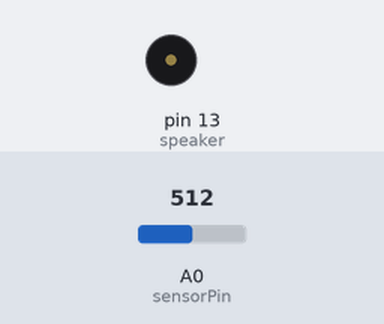
Recording of a sketch running on a simulated Arduino Uno, built with avr-gcc and run on an emulated ATmega328P. On the bench: buzzer (waves = sounding). The test bench sets the inputs (shaded band); at power-on: A0 (sensorPin) = 512.

Above: at 0.64 s.
At 3.5 s:
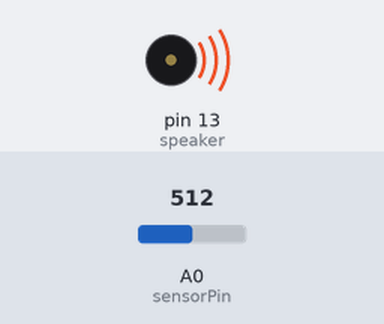
Timing chart, 0 to 5.7 s (numbered marks = the images above):
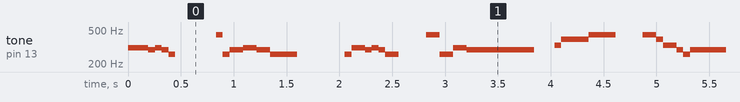

The sketch:

Lab_04.ino
```cpp
//Adam Tefai
//1/8/15
//Period 4
// Hakuna matata

int speaker = 13;
int tempo;
int w = tempo; //whole note 1
int h = w/2;// half note 1/2
int q = h/2;// quarter note 1/4
int e = q/2;// eight note 1/8
int s = e/2;// sixteenth note 1/16

//define pitches for c scale

int c4 = 261;
int d4 = 293;
int e4 = 330;
int f4 = 350;
int g4 = 392;
int a4 = 440;
int b4 = 494;
int c5 = 523;
int c4s= 277;
int d4s= 311;
int f4s= 370;
int g4s= 415;
int a4s= 466;
int r= 0;

int sensorPin= 0; // input pin
int sensorValue= 0;// variable to store the sensor valu

void song() {

     tempo= analogRead(sensorPin);
 w = tempo; //whole note 1
 h = w/2;// half note 1/2
 q = h/2;// quarter note 1/4
 e = q/2;// eight note 1/8
 s = e/2;// sixteenth note 1/16

  //note for hakuna matata
  int lineANotes [] = {d4s, d4s, d4, d4s,  d4, c4, r, r,    a4, c4, d4, d4s, d4,    c4, r,     r, r, c4, d4s, d4, d4s,        d4, c4, r,     a4, c4, d4s, d4,   d4,    r, r, e4, g4, g4,      a4, a4, r,    a4, g4, e4, d4, c4,     d4, g4, r,    r, e4, b4,   d4, c4, c4,       r, e4, e4, d4, d4,   r, d4, d4s, d4, d4s,   d4, c4};
  int lineARhythm [] = {e, q, e, e,      e, e, h, q,       e, e, q, q, q,           h, h,      q, e, e, q, e, e,              e, q, h,       q, q, q, q,         w,    q, e, e, q, q,         q, q, h,       q, e, q, e, e,        w,e, q,        h, q, q,     q, e, h,           q, q, q, e, h,        e, e, q, e, e, e, h};

  for (int n = 0; n < 64; n++) {
    tempo= analogRead(sensorPin);
 w = tempo; //whole note 1
 h = w/2;// half note 1/2
 q = h/2;// quarter note 1/4
 e = q/2;// eight note 1/8
 s = e/2;// sixteenth note 1/16

   tone(speaker, lineANotes[n], lineARhythm[n]);
  delay(lineARhythm[n]);
  }

}


void setup(){
  pinMode(speaker, OUTPUT);


}
void loop (){
  song();
 //read the sensor pin vlaue // use the sensor value in output function
}
```

Measured:
- by itself, tone on pin 13 (speaker): plays 311 Hz for 0.19 s, 293 Hz for 0.06 s, 311 Hz for 0.06 s, 293 Hz for 0.06 s, 261 Hz for 0.06 s, 440 Hz for 0.06 s … (645 notes in this stretch)
